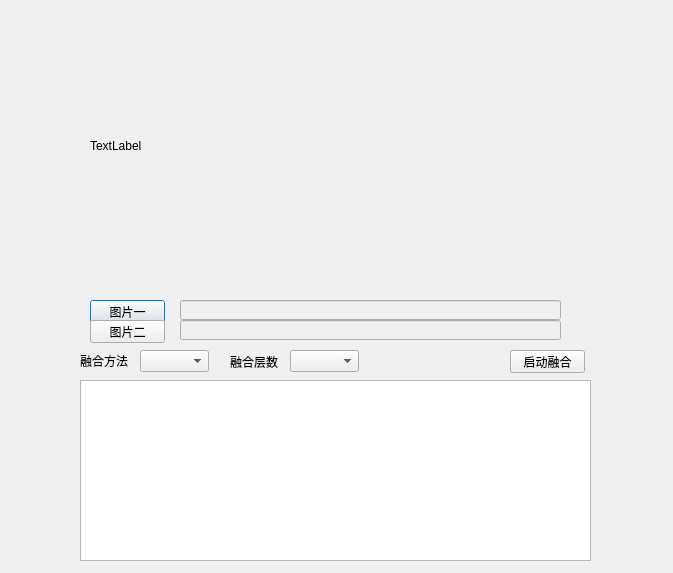
<?xml version="1.0" encoding="UTF-8"?>
<ui version="4.0">
 <class>img_fusion_Dialog</class>
 <widget class="QDialog" name="img_fusion_Dialog">
  <property name="geometry">
   <rect>
    <x>0</x>
    <y>0</y>
    <width>673</width>
    <height>573</height>
   </rect>
  </property>
  <property name="windowTitle">
   <string>img_fusion_Dialog</string>
  </property>
  <widget class="QPushButton" name="loadImg_1">
   <property name="geometry">
    <rect>
     <x>90</x>
     <y>300</y>
     <width>75</width>
     <height>23</height>
    </rect>
   </property>
   <property name="text">
    <string>图片一</string>
   </property>
  </widget>
  <widget class="QPushButton" name="imgFusion">
   <property name="geometry">
    <rect>
     <x>510</x>
     <y>350</y>
     <width>75</width>
     <height>23</height>
    </rect>
   </property>
   <property name="text">
    <string>启动融合</string>
   </property>
  </widget>
  <widget class="QLabel" name="imgTextLabel">
   <property name="geometry">
    <rect>
     <x>90</x>
     <y>10</y>
     <width>471</width>
     <height>271</height>
    </rect>
   </property>
   <property name="text">
    <string>TextLabel</string>
   </property>
  </widget>
  <widget class="QLabel" name="label_fusion_method">
   <property name="geometry">
    <rect>
     <x>80</x>
     <y>350</y>
     <width>51</width>
     <height>21</height>
    </rect>
   </property>
   <property name="text">
    <string>融合方法</string>
   </property>
  </widget>
  <widget class="QTextBrowser" name="fusionInfo">
   <property name="geometry">
    <rect>
     <x>80</x>
     <y>380</y>
     <width>511</width>
     <height>181</height>
    </rect>
   </property>
  </widget>
  <widget class="QPushButton" name="loadImg_2">
   <property name="geometry">
    <rect>
     <x>90</x>
     <y>320</y>
     <width>75</width>
     <height>23</height>
    </rect>
   </property>
   <property name="text">
    <string>图片二</string>
   </property>
  </widget>
  <widget class="QLineEdit" name="imgPath_1">
   <property name="enabled">
    <bool>false</bool>
   </property>
   <property name="geometry">
    <rect>
     <x>180</x>
     <y>300</y>
     <width>381</width>
     <height>20</height>
    </rect>
   </property>
  </widget>
  <widget class="QLineEdit" name="imgPath_2">
   <property name="enabled">
    <bool>false</bool>
   </property>
   <property name="geometry">
    <rect>
     <x>180</x>
     <y>320</y>
     <width>381</width>
     <height>20</height>
    </rect>
   </property>
  </widget>
  <widget class="QComboBox" name="fusionMethod">
   <property name="geometry">
    <rect>
     <x>140</x>
     <y>350</y>
     <width>69</width>
     <height>22</height>
    </rect>
   </property>
  </widget>
  <widget class="QLabel" name="label">
   <property name="geometry">
    <rect>
     <x>230</x>
     <y>352</y>
     <width>54</width>
     <height>20</height>
    </rect>
   </property>
   <property name="text">
    <string>融合层数</string>
   </property>
  </widget>
  <widget class="QComboBox" name="fusionLayer">
   <property name="geometry">
    <rect>
     <x>290</x>
     <y>350</y>
     <width>69</width>
     <height>22</height>
    </rect>
   </property>
  </widget>
 </widget>
 <layoutdefault spacing="6" margin="11"/>
 <resources/>
 <connections/>
</ui>
